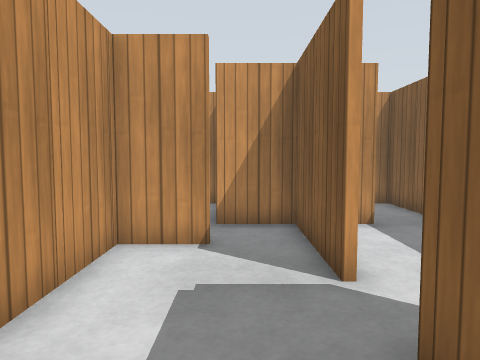
View 1 (above)

16 first-person views from a walk through a robot-simulator world made for Gazebo. The camera is 0.86 m above the floor, tilts 4° down and sees 70° across. The floor is counted in squares, 0.5 m on a side. Each view is taken from the middle of a square. On the plan, view 1 faces up. The plan holds only what a view shows up to about 17 squares ahead; the rest is blank. Gazebo's built-in surfaces are drawn with simple patterns.

View 2
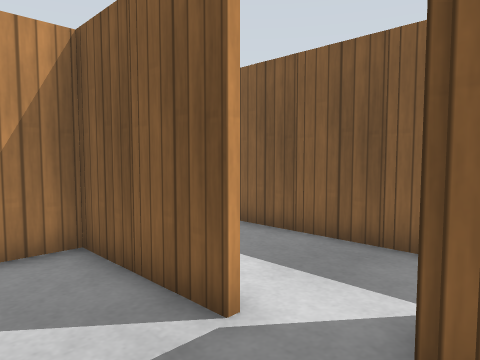

View 3
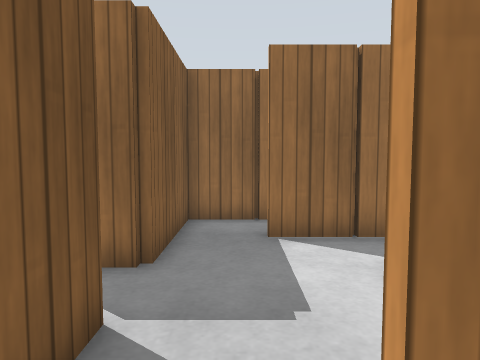

View 4
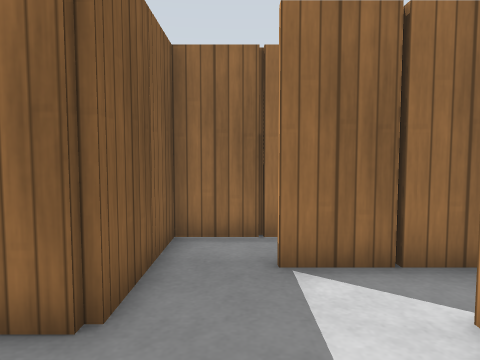

View 5
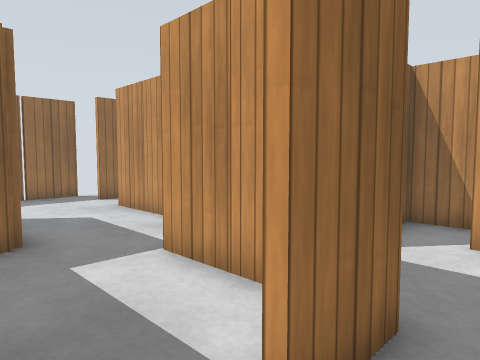

View 6
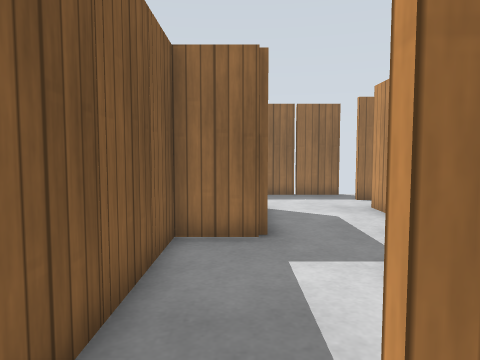

View 7
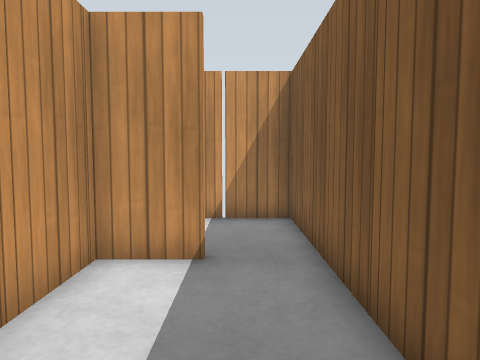

View 8
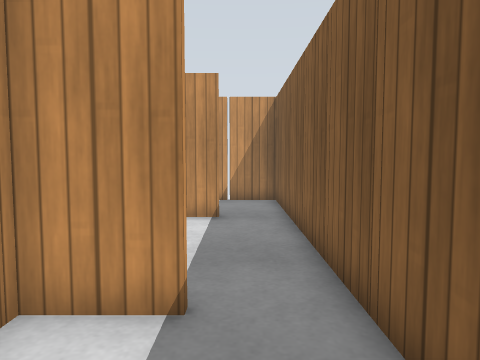

View 9
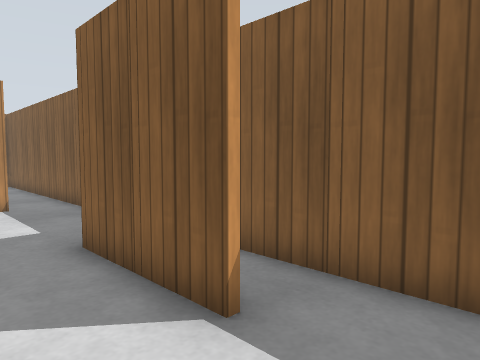

View 10
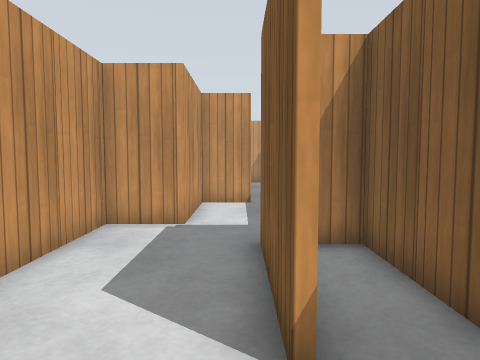

View 11
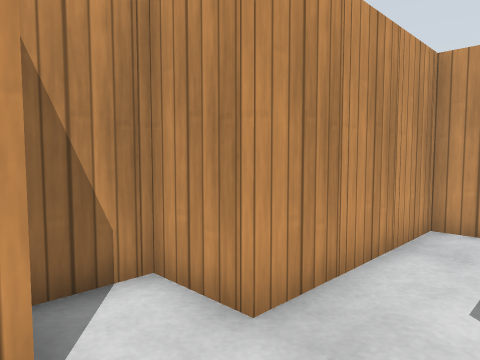

View 12
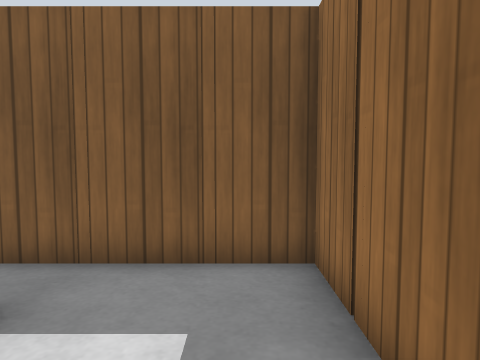

View 13
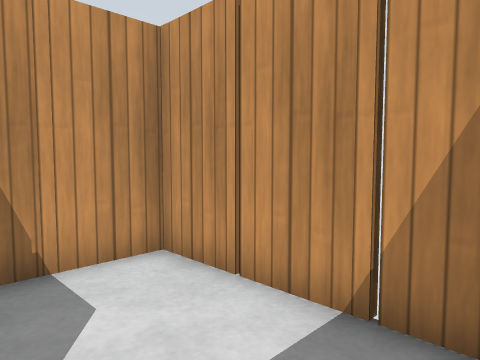

View 14
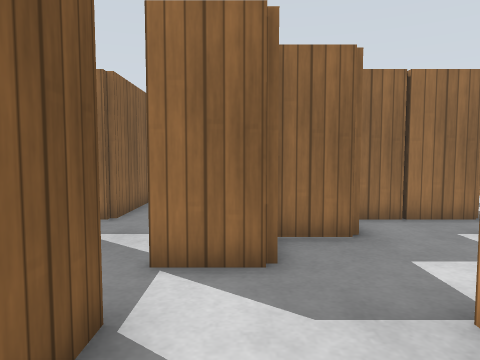

View 15
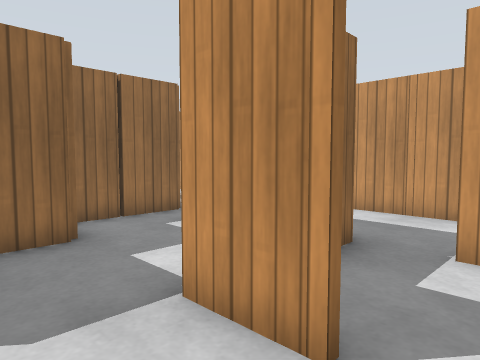

View 16
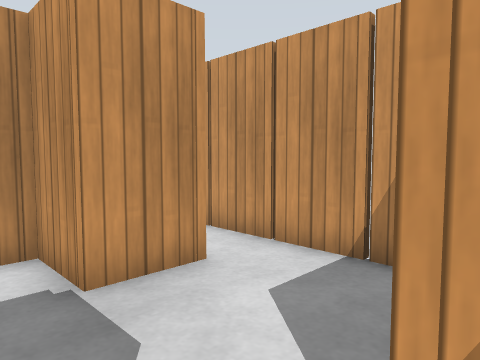

### Floor plan
Points are (right, up) in squares from view 1. A wall is a line through its corners. A room is listed if a view was taken in it or the views show most of it. See-through windows are left out.
Room 1 (views 1, 2, 3, 4, 5, 6, 7, 16)
walls: (1.4, 4.5) (1.4, 6.5); (1.5, 2.8) (3.5, 2.8); (1.4, 1.5) (1.4, 2.5); (-0.5, 6.6) (-2.4, 6.6) (-2.4, 2.5); (1.4, 7.4) (1.4, 8.5); (1.6, 8.5) (1.6, 6.2); (5.4, 2.5) (5.4, 8.4); (3.5, 8.6) (-0.6, 8.6); (-0.5, -1.2) (1.4, -1.2) (1.4, 0.6); (-4.4, 2.2) (-4.4, 0.8) (-0.5, 0.8)
ways out: opening at (5, 3) to room 2; opening at (5, 9) to room 4; opening at (-1, 8) to room 5
objects: wooden post (-3, 1); wooden post (-2, 0); wooden post (-2, 4); wooden post (-1, -1); wooden post (1, 1); wooden post (1, 3); wooden post (1, 7); wooden post (2, 8); wooden post (6, 4); wooden post (6, 6); wooden post (6, 8)
Room 2 (view 8)
walls: (3.5, 2.6) (1.6, 2.6) (1.6, -1.4); (3.5, -3.2) (5.4, -3.2) (5.4, 2.5)
ways out: opening at (5, 3) to room 1; opening at (2.5, -2.5) to room 3
objects: wooden post (3, -3); wooden post (6, -2); wooden post (6, 0); wooden post (6, 2)
Room 3 (views 9, 10, 11, 12)
walls: (3.4, -7.5) (3.4, -5.5); (3.4, -4.6) (3.4, -3.5); (-1.4, -9.4) (-0.5, -9.4); (-0.5, -11.2) (5.4, -11.2) (5.4, -3.4) (4.5, -3.4); (1.6, -1.4) (-0.4, -1.4) (-0.4, -7.4) (-2.4, -7.4) (-2.4, -9)
ways out: opening at (2.5, -2.5) to room 2; opening at (0, -10)
objects: wooden post (-2, -8); wooden post (0, -2); wooden post (1, -11); wooden post (3, -11); wooden post (3, -5); wooden post (6, -10); wooden post (6, -8); wooden post (6, -6); wooden post (6, -4)
Room 4 (view 13)
walls: (5.4, 8.4) (5.4, 12.4) (-0.4, 12.4) (-0.4, 9.9)
ways out: opening at (5, 9) to room 1
objects: wooden post (-1, 10) to (0, 11); wooden post (1, 9); wooden post (1, 12); wooden post (3, 12); wooden post (6, 10)
Room 5 (views 14, 15)
walls: (-4.4, 10.5) (-4.4, 8.6) (-6.4, 8.6) (-6.4, 8); (-2.5, 6.8) (-0.5, 6.8); (-0.6, 8.6) (-0.6, 10.1); (-0.8, 12.4) (-6.5, 12.4); (-8.4, 11) (-8.4, 10.5); (-8.5, 8.8) (-7.9, 8.8)
ways out: opening at (-1, 8) to room 1; opening at (-9, 10); opening at (-5, 7)
objects: wooden post (-7, 12); wooden post (-6, 8); wooden post (-5, 10) to (-4, 11); wooden post (-5, 12); wooden post (-3, 7); wooden post (-3, 12)

Positions as (right, up) in squares from view 1, and headings:
1: (0, 0), facing up
2: (-1, 2), facing up-right
3: (0, 8), facing down
4: (0, 6), facing down
5: (5, 4), facing down-left
6: (4, 4), facing down
7: (4, 3), facing up
8: (4, -1), facing up
9: (1, -10), facing up-right
10: (3, -10), facing up
11: (2, -10), facing up-left
12: (0, -10), facing right
13: (5, 9), facing up-left
14: (-2, 12), facing down
15: (-2, 12), facing down-left
16: (0, 7), facing up-left
